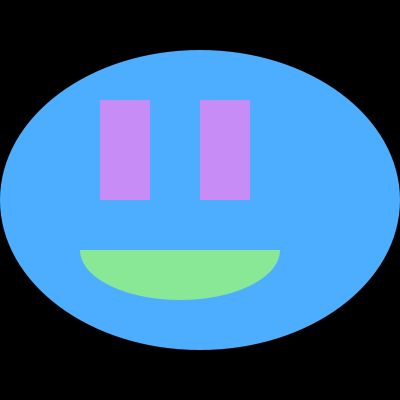
Frame 1 (no input)
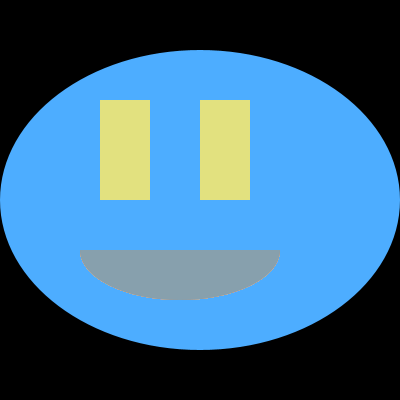
Frame 60 (the mouse pressed at the canvas centre just before this capture)
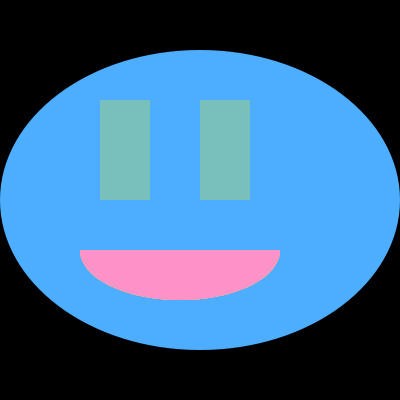
Frame 120 (the mouse held since frame 60 and released just before this capture)

The Processing sketch that drew these frames (run headless with seeded random() and noise(); from frame 60 on, the mouse is pressed at the canvas centre):

// Processing sketch: Challange_14
// ── Challange_14.pde
void setup() {
  size(400,400);
  background(0);
  noStroke();
  fill(#4DADFF);
  ellipse(200,200,400,300);
}
void draw() {
  fill(random(100,255),random(100,255),random(100,255));
  rect(100,100,50,100);
  rect(200,100,50,100);
  fill(random(100,255),random(100,255),random(100,255));
  arc(180,250,200,100,radians(0),radians(180));
}
